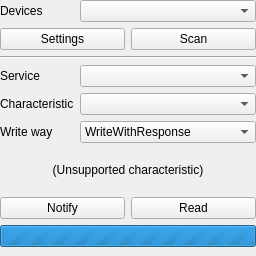
<?xml version="1.0" encoding="UTF-8"?>
<ui version="4.0">
 <class>xToolsBleCentralToolUi</class>
 <widget class="QWidget" name="xToolsBleCentralToolUi">
  <property name="geometry">
   <rect>
    <x>0</x>
    <y>0</y>
    <width>256</width>
    <height>256</height>
   </rect>
  </property>
  <property name="windowTitle">
   <string>Form</string>
  </property>
  <layout class="QGridLayout" name="gridLayout">
   <property name="leftMargin">
    <number>0</number>
   </property>
   <property name="topMargin">
    <number>0</number>
   </property>
   <property name="rightMargin">
    <number>0</number>
   </property>
   <property name="bottomMargin">
    <number>9</number>
   </property>
   <item row="3" column="0">
    <widget class="QLabel" name="label_2">
     <property name="sizePolicy">
      <sizepolicy hsizetype="Fixed" vsizetype="Preferred">
       <horstretch>0</horstretch>
       <verstretch>0</verstretch>
      </sizepolicy>
     </property>
     <property name="text">
      <string>Service</string>
     </property>
    </widget>
   </item>
   <item row="0" column="0">
    <widget class="QLabel" name="label">
     <property name="sizePolicy">
      <sizepolicy hsizetype="Fixed" vsizetype="Preferred">
       <horstretch>0</horstretch>
       <verstretch>0</verstretch>
      </sizepolicy>
     </property>
     <property name="text">
      <string>Devices</string>
     </property>
    </widget>
   </item>
   <item row="5" column="0">
    <widget class="QLabel" name="labelWriteWay">
     <property name="sizePolicy">
      <sizepolicy hsizetype="Fixed" vsizetype="Preferred">
       <horstretch>0</horstretch>
       <verstretch>0</verstretch>
      </sizepolicy>
     </property>
     <property name="text">
      <string>Write way</string>
     </property>
    </widget>
   </item>
   <item row="0" column="1">
    <widget class="xToolsBleDeviceInfoComboBox" name="comboBoxDevices"/>
   </item>
   <item row="7" column="0" colspan="2">
    <layout class="QHBoxLayout" name="horizontalLayout">
     <item>
      <widget class="QPushButton" name="pushButtonNotify">
       <property name="text">
        <string>Notify</string>
       </property>
      </widget>
     </item>
     <item>
      <widget class="QPushButton" name="pushButtonRead">
       <property name="text">
        <string>Read</string>
       </property>
      </widget>
     </item>
    </layout>
   </item>
   <item row="2" column="0" colspan="2">
    <widget class="Line" name="line">
     <property name="orientation">
      <enum>Qt::Horizontal</enum>
     </property>
    </widget>
   </item>
   <item row="4" column="1">
    <widget class="QComboBox" name="comboBoxCharacteristics"/>
   </item>
   <item row="3" column="1">
    <widget class="QComboBox" name="comboBoxServices">
     <property name="sizePolicy">
      <sizepolicy hsizetype="Preferred" vsizetype="Fixed">
       <horstretch>0</horstretch>
       <verstretch>0</verstretch>
      </sizepolicy>
     </property>
    </widget>
   </item>
   <item row="9" column="0" colspan="2">
    <widget class="QProgressBar" name="progressBar">
     <property name="maximum">
      <number>0</number>
     </property>
     <property name="value">
      <number>-1</number>
     </property>
    </widget>
   </item>
   <item row="5" column="1">
    <widget class="QComboBox" name="comboBoxWriteWay">
     <item>
      <property name="text">
       <string>WriteWithResponse</string>
      </property>
     </item>
     <item>
      <property name="text">
       <string>WriteWithoutResponse</string>
      </property>
     </item>
    </widget>
   </item>
   <item row="4" column="0">
    <widget class="QLabel" name="label_3">
     <property name="sizePolicy">
      <sizepolicy hsizetype="Fixed" vsizetype="Preferred">
       <horstretch>0</horstretch>
       <verstretch>0</verstretch>
      </sizepolicy>
     </property>
     <property name="text">
      <string>Characteristic</string>
     </property>
    </widget>
   </item>
   <item row="1" column="0" colspan="2">
    <layout class="QHBoxLayout" name="horizontalLayout_2">
     <item>
      <widget class="QPushButton" name="pushButtonSettings">
       <property name="text">
        <string>Settings</string>
       </property>
      </widget>
     </item>
     <item>
      <widget class="QPushButton" name="pushButtonScan">
       <property name="text">
        <string>Scan</string>
       </property>
      </widget>
     </item>
    </layout>
   </item>
   <item row="6" column="0" colspan="2">
    <widget class="QLabel" name="labelUnsupported">
     <property name="text">
      <string>(Unsupported characteristic)</string>
     </property>
     <property name="alignment">
      <set>Qt::AlignCenter</set>
     </property>
    </widget>
   </item>
  </layout>
 </widget>
 <customwidgets>
  <customwidget>
   <class>xToolsBleDeviceInfoComboBox</class>
   <extends>QComboBox</extends>
   <header location="global">xToolsBleDeviceInfoComboBox.h</header>
  </customwidget>
 </customwidgets>
 <resources/>
 <connections/>
</ui>
